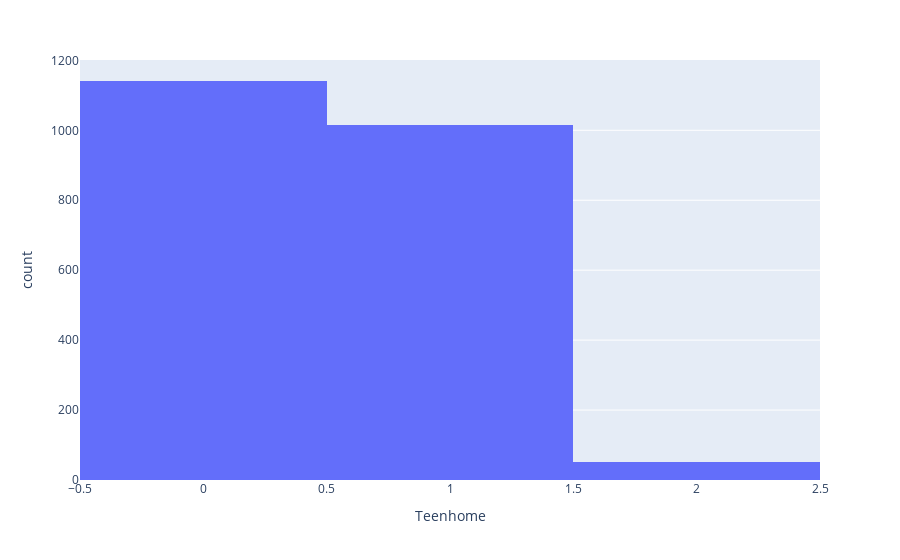

The cell this chart's notebook holds for it:
### Markdown cell above
this plot shows the distribution of the number of teenagers in households. It helps to see the number of households with 0 teenagers, 1 teenager, 2 teenagers, etc.

### Code cell
# Plot the distribution of number of teenagers in household
fig7 = px.histogram(df, x='Teenhome')
fig7.show()

### Figure 1 — Plotly figure (JSON) as saved in the notebook; plotly's stock layout.template omitted (floating-point values rounded to 4 significant figures; data arrays with more than 128 entries replaced by an {"elided": "..."} marker saying what was removed)
{"data": [{"alignmentgroup": "True", "bingroup": "x", "hovertemplate": "Teenhome=%{x}<br>count=%{y}<extra></extra>", "legendgroup": "", "marker": {"color": "#636efa", "pattern": {"shape": ""}}, "name": "", "offsetgroup": "", "orientation": "v", "showlegend": false, "type": "histogram", "x": {"elided": "2208 int values"}, "xaxis": "x", "yaxis": "y"}], "layout": {"barmode": "relative", "legend": {"tracegroupgap": 0}, "margin": {"t": 60}, "xaxis": {"anchor": "y", "domain": [0, 1], "title": {"text": "Teenhome"}}, "yaxis": {"anchor": "x", "domain": [0, 1], "title": {"text": "count"}}}}
